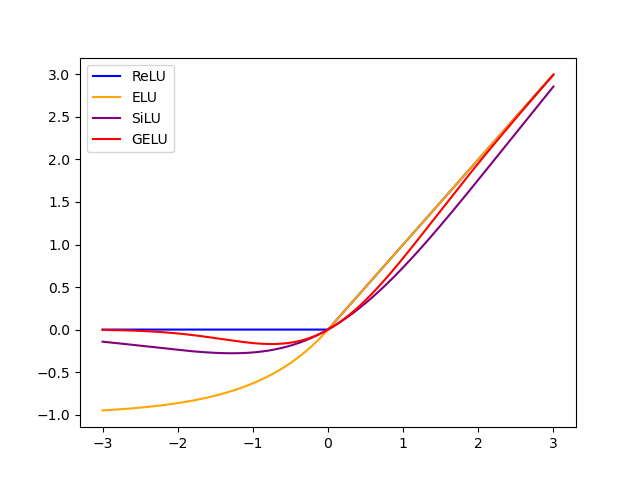

Write the Python code that produced this figure.
import torch
import torch.nn.functional as fn
import matplotlib.pyplot as plt


def draw_fn():
    x = torch.linspace(-3, 3, 1000)
    y_relu = fn.relu(x)
    y_elu = fn.elu(x)
    y_silu = fn.silu(x)
    y_gelu = fn.gelu(x)

    plt.plot(x, y_relu, c='blue', label='ReLU')
    plt.plot(x, y_elu, c='orange', label='ELU')
    plt.plot(x, y_silu, c='purple', label='SiLU')
    plt.plot(x, y_gelu, c='red', label='GELU')
    plt.legend()
    plt.savefig("act_fn.png")


if __name__ == "__main__":
    draw_fn()
